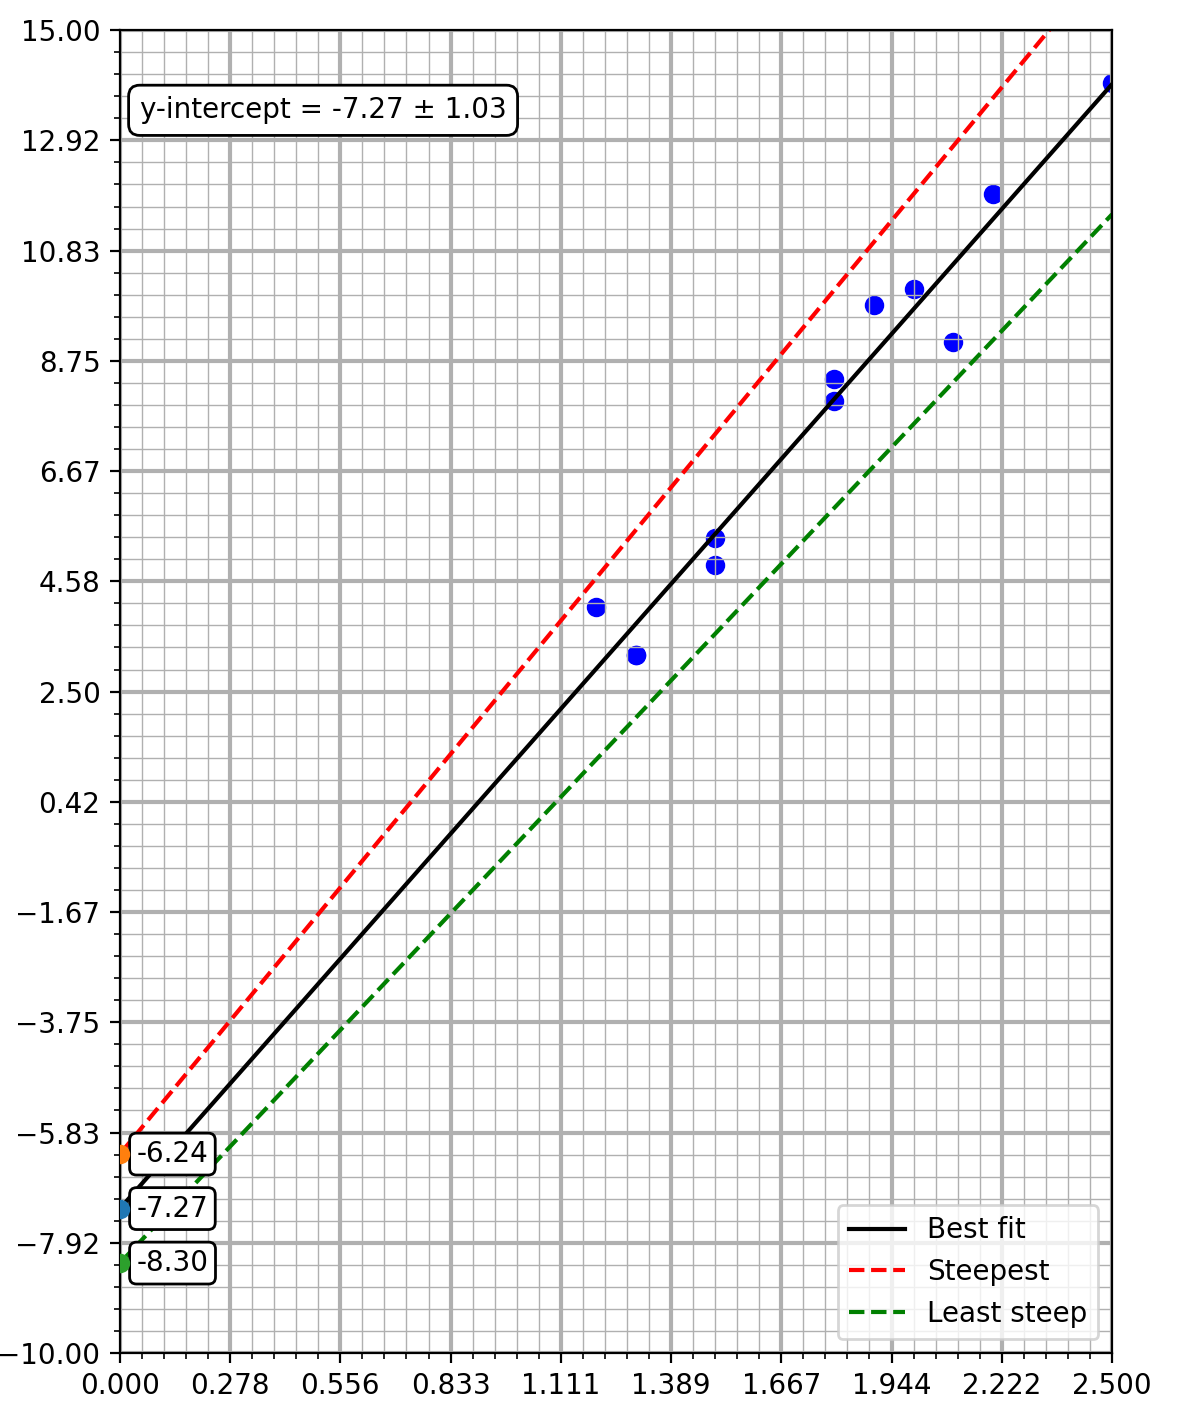

Write Python code to recreate this figure.
import numpy as np
import matplotlib.pyplot as plt

# Data
x = np.array([2.2, 2.1, 2.0, 1.8, 1.5, 1.3, 1.5, 1.2, 1.3, 1.9, 1.8, 2.5])
y = np.array([11.9, 9.1, 10.1, 8.0, 5.4, 3.2, 4.9, 4.1, 3.2, 9.8, 8.4, 14.0])

# Best-fit line
m, b = np.polyfit(x, y, 1)

# Uncertainty in slope and intercept
y_fit = m * x + b
print(b)
residuals = y - y_fit
n = len(x)
s_y = np.sqrt(np.sum(residuals**2) / (n - 2))
x_mean = np.mean(x)
Sxx = np.sum((x - x_mean)**2)
sigma_m = s_y / np.sqrt(Sxx)
sigma_b = s_y * np.sqrt(np.sum(x**2) / (n * Sxx))

m_max, m_min = m + sigma_m, m - sigma_m
b_max, b_min = b + sigma_b, b - sigma_b

# Grid setup
x_min, x_max = 0, 2.5
y_min, y_max = -10, 15
n_x_squares = 45
n_y_squares = 60

# Plot
fig, ax = plt.subplots(figsize=(6, 8))  # rectangle of rough 45:60 ratio
ax.scatter(x, y, color="blue")
x_line = np.linspace(x_min, x_max, 200)
ax.plot(x_line, m * x_line + b, color="black", label="Best fit")
ax.plot(x_line, m_max * x_line + b_max, linestyle="--", color="red", label="Steepest")
ax.plot(x_line, m_min * x_line + b_min, linestyle="--", color="green", label="Least steep")

# Configure axes
ax.set_xlim(x_min, x_max)
ax.set_ylim(y_min, y_max)
ax.set_xticks(np.linspace(x_min, x_max, n_x_squares + 1))
ax.set_yticks(np.linspace(y_min, y_max, n_y_squares + 1))
ax.grid(True)
ax.set_xticks(np.linspace(x_min, x_max, n_x_squares//5 + 1), minor=False)  # thicker lines every 5
ax.set_xticks(np.linspace(x_min, x_max, n_x_squares + 1), minor=True)       # thin lines
ax.set_yticks(np.linspace(y_min, y_max, n_y_squares//5 + 1), minor=False)
ax.set_yticks(np.linspace(y_min, y_max, n_y_squares + 1), minor=True)
ax.grid(which='major', linewidth=1.5)
ax.grid(which='minor', linewidth=0.5)

# Make each square physically square
dx = (x_max - x_min) / n_x_squares
dy = (y_max - y_min) / n_y_squares
ax.set_aspect(dx/dy)

# show intercepts

yint_best = b
yint_steep = b_max
yint_least = b_min

ax.scatter([0], [yint_best], zorder=5)
ax.scatter([0], [yint_steep], zorder=5)
ax.scatter([0], [yint_least], zorder=5)

bbox = dict(boxstyle="round,pad=0.25", fc="white", ec="black")

ax.annotate(f"{yint_best:.2f}", (0, yint_best), xytext=(6, 0),
            textcoords="offset points", va="center", bbox=bbox)

ax.annotate(f"{yint_steep:.2f}", (0, yint_steep), xytext=(6, 0),
            textcoords="offset points", va="center", bbox=bbox)

ax.annotate(f"{yint_least:.2f}", (0, yint_least), xytext=(6, 0),
            textcoords="offset points", va="center", bbox=bbox)


ax.text(0.02, 0.95,
        rf"y-intercept = {b:.2f} ± {sigma_b:.2f}",
        transform=ax.transAxes,
        va="top",
bbox = dict(boxstyle="round,pad=0.4", fc="white", ec="black"))


ax.legend()
plt.show()
